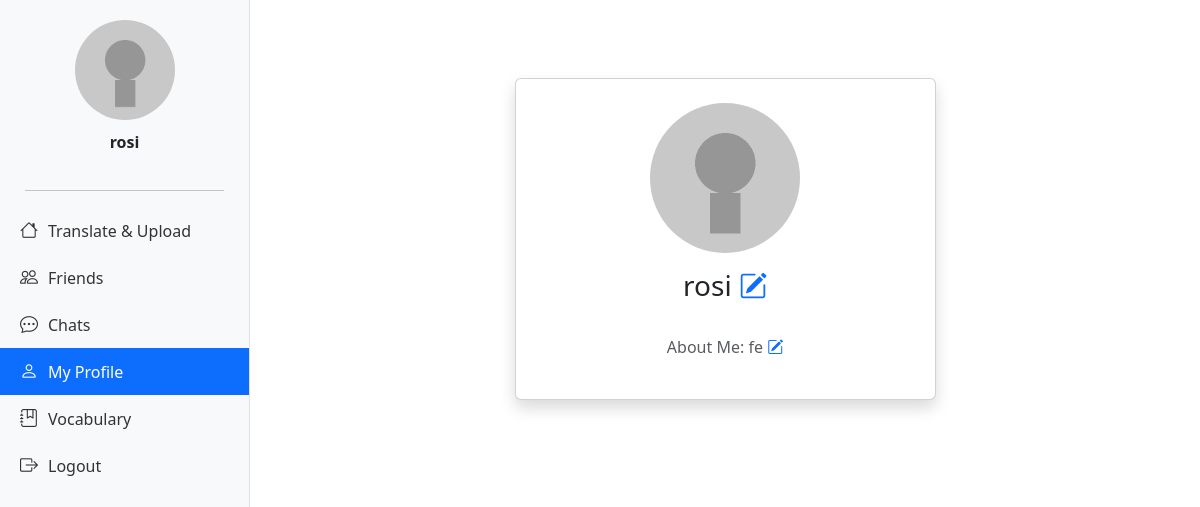
Page /profile/2 (signed in) on the committed database.
### tables this page shows
CREATE TABLE users (
    id INTEGER PRIMARY KEY AUTOINCREMENT,
    username TEXT UNIQUE NOT NULL,
    password TEXT NOT NULL,
    avatar TEXT,
    about_me TEXT
);

### app.py (the view)
@app.route('/profile/<int:user_id>')
def profile(user_id):
    conn = get_db()
    cursor = conn.cursor()
    cursor.execute('SELECT username, avatar, about_me FROM users WHERE id = ?', (user_id,))
    user = cursor.fetchone()
    conn.close()
    if not user:
        return "User not found.", 404
    return render_template('profile.html',
                           username=user[0],
                           avatar=user[1],
                           about_me=user[2],
                           user_id=user_id)

### app.py (called while the page is built)
def get_db():
    db = getattr(g, '_database', None)
    if db is None:
        db = g._database = sqlite3.connect(DATABASE)
    return db

### templates/profile.html (shortened to what this page needs)
{% extends 'base.html' %}
{% block content %}
<div class="container mt-5">
    <div class="row justify-content-center">
        <div class="col-md-8 col-lg-6">
            <div class="card shadow p-4 text-center">
                {% if session['user_id'] == user_id %}
                <label for="avatar-upload" style="cursor:pointer;">
                    <img src="/{{ avatar if avatar else 'static/avatars/default.png' }}"
                         alt="Avatar"
                         class="rounded-circle mb-3"
                         style="width:150px; height:150px; object-fit:cover;">
                </label>
                {% else %}
                <img src="/{{ avatar if avatar else 'static/avatars/default.png' }}"
                     alt="Avatar"
                     class="rounded-circle mb-3"
                     style="width:150px; height:150px; object-fit:cover;">
                {% endif %}
                <h3 id="username-display">
                    {{ username }}
                    {% if session['user_id'] == user_id %}
                    <i class="bi bi-pencil-square text-primary" style="cursor:pointer;" onclick="editField('username')"></i>
                    {% endif %}
                </h3>
                <p class="text-muted mt-4" id="about_me-display">
                    About Me: {{ about_me if about_me else "No description yet." }}
                    {% if session['user_id'] == user_id %}
                    <i class="bi bi-pencil-square text-primary" style="cursor:pointer;" onclick="editField('about_me')"></i>
                    {% endif %}
                </p>
            </div>
        </div>
    </div>
</div>
{% endblock %}

### templates/base.html (shortened to what this page needs)
<!DOCTYPE html>
<html lang="en">
<head>
    <link href="https://cdn.jsdelivr.net/npm/bootstrap@5.3.0/dist/css/bootstrap.min.css" rel="stylesheet">
    <link href="https://cdn.jsdelivr.net/npm/bootstrap-icons@1.10.5/font/bootstrap-icons.css" rel="stylesheet">
    <link href="https://cdn.jsdelivr.net/npm/bootstrap-icons@1.10.5/font/bootstrap-icons.css" rel="stylesheet">
</head>
<body>
<div class="sidebar">
    <img src="/{{ session.get('avatar', 'static/avatars/default.png') }}" alt="Avatar">
    <div class="username">{{ session.get('username', 'User') }}</div>
    <hr style="width: 80%;">
    <a href="{{ url_for('index') }}" class="{% if request.path == '/' %}active{% endif %}">
        <i class="bi bi-house"></i> Translate & Upload
    </a>
    <a href="{{ url_for('friends') }}" class="{% if '/friends' in request.path %}active{% endif %}">
        <i class="bi bi-people"></i> Friends
    </a>
    <a href="{{ url_for('chats') }}" class="{% if '/chats' in request.path or '/chat' in request.path %}active{% endif %}">
        <i class="bi bi-chat-dots"></i> Chats
    </a>
    <a href="{{ url_for('profile', user_id=session['user_id']) }}" class="{% if '/profile' in request.path %}active{% endif %}">
        <i class="bi bi-person"></i> My Profile
    </a>
    <a href="{{ url_for('view_vocabulary') }}" class="{% if '/vocabulary' in request.path %}active{% endif %}">
        <i class="bi bi-journal-bookmark"></i> Vocabulary
    </a>
    <a href="{{ url_for('logout') }}">
        <i class="bi bi-box-arrow-right"></i> Logout
    </a>
</div>
<div class="main-content">
    {% block content %}{% endblock %}
</div>
</body>
</html>

### templates/base.html (style rules this page uses)
body { margin: 0; padding: 0; font-family: "Segoe UI", Tahoma, Geneva, Verdana, sans-serif; }
.sidebar { height: 100vh; width: 250px; position: fixed; top: 0; left: 0; background-color: #f8f9fa; padding-top: 20px; border-right: 1px solid #dee2e6; display: flex; flex-direction: column; align-items: center; }
.sidebar img { width: 100px; height: 100px; object-fit: cover; border-radius: 50%; margin-bottom: 10px; }
.sidebar .username { font-weight: bold; margin-bottom: 20px; }
.sidebar a { width: 100%; text-align: left; padding: 10px 20px; display: flex; align-items: center; text-decoration: none; color: #333; font-size: 16px; }
.sidebar a.active { background-color: #0d6efd; color: white; }
.sidebar i { margin-right: 10px; font-size: 18px; }
.main-content { margin-left: 250px; padding: 30px; }

### rows in the picture
users: get "rosi", username "rosi", about_me "fe"
